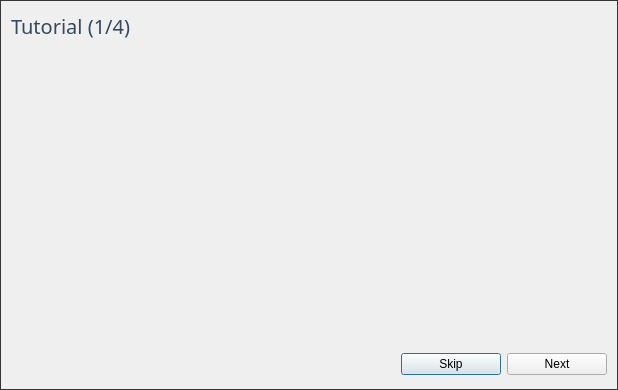
<?xml version="1.0" encoding="UTF-8"?>
<ui version="4.0">
 <class>TutorialDialog</class>
 <widget class="QDialog" name="TutorialDialog">
  <property name="geometry">
   <rect>
    <x>0</x>
    <y>0</y>
    <width>618</width>
    <height>390</height>
   </rect>
  </property>
  <property name="autoFillBackground">
   <bool>false</bool>
  </property>
  <property name="styleSheet">
   <string notr="true">QDialog {border: 1px solid rgb(53,53,53);}</string>
  </property>
  <layout class="QVBoxLayout" name="verticalLayout">
   <item>
    <widget class="QLabel" name="label">
     <property name="maximumSize">
      <size>
       <width>16777215</width>
       <height>30</height>
      </size>
     </property>
     <property name="styleSheet">
      <string notr="true">font:20px bold; 
color: rgb(52, 73, 94);</string>
     </property>
     <property name="text">
      <string>Tutorial (1/4)</string>
     </property>
    </widget>
   </item>
   <item>
    <widget class="QWidget" name="contentWidget" native="true">
     <widget class="QWidget" name="tutorialContent" native="true">
      <property name="geometry">
       <rect>
        <x>0</x>
        <y>0</y>
        <width>2400</width>
        <height>300</height>
       </rect>
      </property>
      <property name="styleSheet">
       <string notr="true">background-image: url(:/tutorial.png);</string>
      </property>
     </widget>
    </widget>
   </item>
   <item>
    <widget class="QWidget" name="widget_2" native="true">
     <property name="maximumSize">
      <size>
       <width>16777215</width>
       <height>30</height>
      </size>
     </property>
     <layout class="QHBoxLayout" name="horizontalLayout">
      <property name="leftMargin">
       <number>0</number>
      </property>
      <property name="topMargin">
       <number>0</number>
      </property>
      <property name="rightMargin">
       <number>0</number>
      </property>
      <property name="bottomMargin">
       <number>0</number>
      </property>
      <item>
       <widget class="QWidget" name="widget_3" native="true"/>
      </item>
      <item>
       <widget class="QPushButton" name="pushButton_2">
        <property name="maximumSize">
         <size>
          <width>100</width>
          <height>16777215</height>
         </size>
        </property>
        <property name="styleSheet">
         <string notr="true"/>
        </property>
        <property name="text">
         <string>Skip</string>
        </property>
        <property name="flat">
         <bool>false</bool>
        </property>
       </widget>
      </item>
      <item>
       <widget class="QPushButton" name="pushButton">
        <property name="maximumSize">
         <size>
          <width>100</width>
          <height>16777215</height>
         </size>
        </property>
        <property name="text">
         <string>Next</string>
        </property>
       </widget>
      </item>
     </layout>
    </widget>
   </item>
  </layout>
 </widget>
 <resources/>
 <connections/>
</ui>
